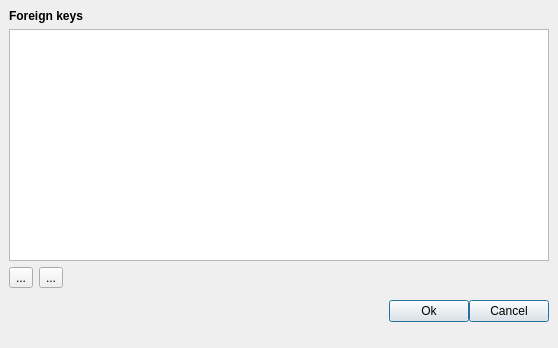
<?xml version="1.0" encoding="UTF-8"?>
<!--
#############################################################################
# Copyright (C) 2017 - 2018 VTT Technical Research Centre of Finland
#
# This file is part of Spine Toolbox.
#
# Spine Toolbox is free software: you can redistribute it and/or modify
# it under the terms of the GNU Lesser General Public License as published by
# the Free Software Foundation, either version 3 of the License, or
# (at your option) any later version.
#
# This program is distributed in the hope that it will be useful,
# but WITHOUT ANY WARRANTY; without even the implied warranty of
# MERCHANTABILITY or FITNESS FOR A PARTICULAR PURPOSE.  See the
# GNU Lesser General Public License for more details.
#
# You should have received a copy of the GNU Lesser General Public License
# along with this program.  If not, see <http://www.gnu.org/licenses/>.
#############################################################################
-->
<ui version="4.0">
 <class>Form</class>
 <widget class="QWidget" name="Form">
  <property name="windowModality">
   <enum>Qt::ApplicationModal</enum>
  </property>
  <property name="geometry">
   <rect>
    <x>0</x>
    <y>0</y>
    <width>558</width>
    <height>348</height>
   </rect>
  </property>
  <property name="sizePolicy">
   <sizepolicy hsizetype="Fixed" vsizetype="Fixed">
    <horstretch>0</horstretch>
    <verstretch>0</verstretch>
   </sizepolicy>
  </property>
  <property name="windowTitle">
   <string>Edit Foreign Keys</string>
  </property>
  <layout class="QVBoxLayout" name="verticalLayout_2">
   <property name="spacing">
    <number>0</number>
   </property>
   <property name="leftMargin">
    <number>0</number>
   </property>
   <property name="topMargin">
    <number>0</number>
   </property>
   <property name="rightMargin">
    <number>0</number>
   </property>
   <property name="bottomMargin">
    <number>0</number>
   </property>
   <item>
    <layout class="QVBoxLayout" name="verticalLayout">
     <property name="spacing">
      <number>6</number>
     </property>
     <property name="leftMargin">
      <number>9</number>
     </property>
     <property name="topMargin">
      <number>9</number>
     </property>
     <property name="rightMargin">
      <number>9</number>
     </property>
     <property name="bottomMargin">
      <number>0</number>
     </property>
     <item>
      <widget class="QLabel" name="label_fks">
       <property name="text">
        <string>&lt;b&gt;Foreign keys&lt;/b&gt;</string>
       </property>
      </widget>
     </item>
     <item>
      <widget class="QTableView" name="tableView_fks">
       <property name="toolTip">
        <string>Double click on a cell to start editing</string>
       </property>
       <property name="editTriggers">
        <set>QAbstractItemView::DoubleClicked|QAbstractItemView::EditKeyPressed</set>
       </property>
       <attribute name="horizontalHeaderCascadingSectionResizes">
        <bool>true</bool>
       </attribute>
       <attribute name="horizontalHeaderDefaultSectionSize">
        <number>150</number>
       </attribute>
       <attribute name="horizontalHeaderMinimumSectionSize">
        <number>0</number>
       </attribute>
       <attribute name="verticalHeaderVisible">
        <bool>false</bool>
       </attribute>
      </widget>
     </item>
     <item>
      <layout class="QHBoxLayout" name="horizontalLayout_2">
       <item>
        <widget class="QToolButton" name="toolButton_add_fk">
         <property name="toolTip">
          <string>Add foreign key</string>
         </property>
         <property name="text">
          <string>...</string>
         </property>
         <property name="icon">
          <iconset resource="resources/resources_icons.qrc">
           <normaloff>:/icons/plus.png</normaloff>:/icons/plus.png</iconset>
         </property>
        </widget>
       </item>
       <item>
        <widget class="QToolButton" name="toolButton_rm_fks">
         <property name="toolTip">
          <string>Remove selected keys</string>
         </property>
         <property name="text">
          <string>...</string>
         </property>
         <property name="icon">
          <iconset resource="resources/resources_icons.qrc">
           <normaloff>:/icons/minus.png</normaloff>:/icons/minus.png</iconset>
         </property>
        </widget>
       </item>
       <item>
        <spacer name="horizontalSpacer_2">
         <property name="orientation">
          <enum>Qt::Horizontal</enum>
         </property>
         <property name="sizeHint" stdset="0">
          <size>
           <width>40</width>
           <height>20</height>
          </size>
         </property>
        </spacer>
       </item>
      </layout>
     </item>
     <item>
      <layout class="QHBoxLayout" name="horizontalLayout">
       <property name="spacing">
        <number>0</number>
       </property>
       <property name="leftMargin">
        <number>0</number>
       </property>
       <property name="topMargin">
        <number>6</number>
       </property>
       <property name="rightMargin">
        <number>0</number>
       </property>
       <property name="bottomMargin">
        <number>6</number>
       </property>
       <item>
        <spacer name="horizontalSpacer">
         <property name="orientation">
          <enum>Qt::Horizontal</enum>
         </property>
         <property name="sizeHint" stdset="0">
          <size>
           <width>40</width>
           <height>20</height>
          </size>
         </property>
        </spacer>
       </item>
       <item>
        <widget class="QPushButton" name="pushButton_ok">
         <property name="text">
          <string>Ok</string>
         </property>
         <property name="default">
          <bool>true</bool>
         </property>
        </widget>
       </item>
       <item>
        <widget class="QPushButton" name="pushButton_cancel">
         <property name="text">
          <string>Cancel</string>
         </property>
         <property name="default">
          <bool>true</bool>
         </property>
        </widget>
       </item>
      </layout>
     </item>
    </layout>
   </item>
   <item>
    <layout class="QHBoxLayout" name="horizontalLayout_statusbar_placeholder">
     <item>
      <widget class="QWidget" name="widget_invisible_dummy" native="true">
       <property name="sizePolicy">
        <sizepolicy hsizetype="Maximum" vsizetype="Fixed">
         <horstretch>0</horstretch>
         <verstretch>0</verstretch>
        </sizepolicy>
       </property>
       <property name="minimumSize">
        <size>
         <width>0</width>
         <height>20</height>
        </size>
       </property>
      </widget>
     </item>
    </layout>
   </item>
  </layout>
 </widget>
 <tabstops>
  <tabstop>pushButton_ok</tabstop>
  <tabstop>pushButton_cancel</tabstop>
 </tabstops>
 <resources>
  <include location="resources/resources_icons.qrc"/>
 </resources>
 <connections/>
</ui>
